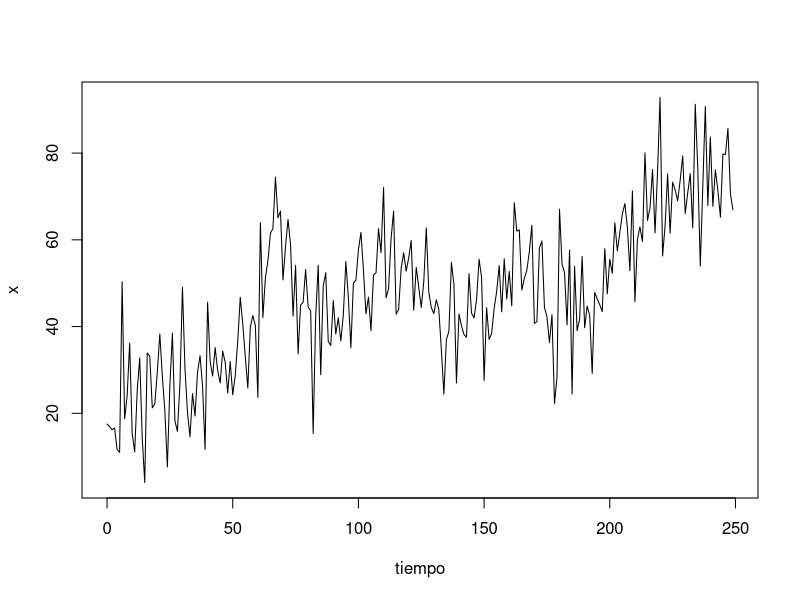

The R script that drew this image: (Note: this script raises an error after producing the figure.)
N = 250

tiempo = 0:(N-1)

m = 0.3

b0 = 10

x <- 15*sin(2*pi*tiempo/N) + 5*sin(5*2*pi*tiempo/N) +
  
rnorm(N,sd=10) + m*tiempo + b0

x <- ts(x)

plot(tiempo,x, type="l")

fit.tslm <-tslm(x ~ trend)

f <-forecast( fit.tslm, h=20,level=c(80,95))

plot( f , ylab="x", xlab="tiempo")

lines ( fitted ( fit.tslm), col="blue")

summary(fit.tslm)